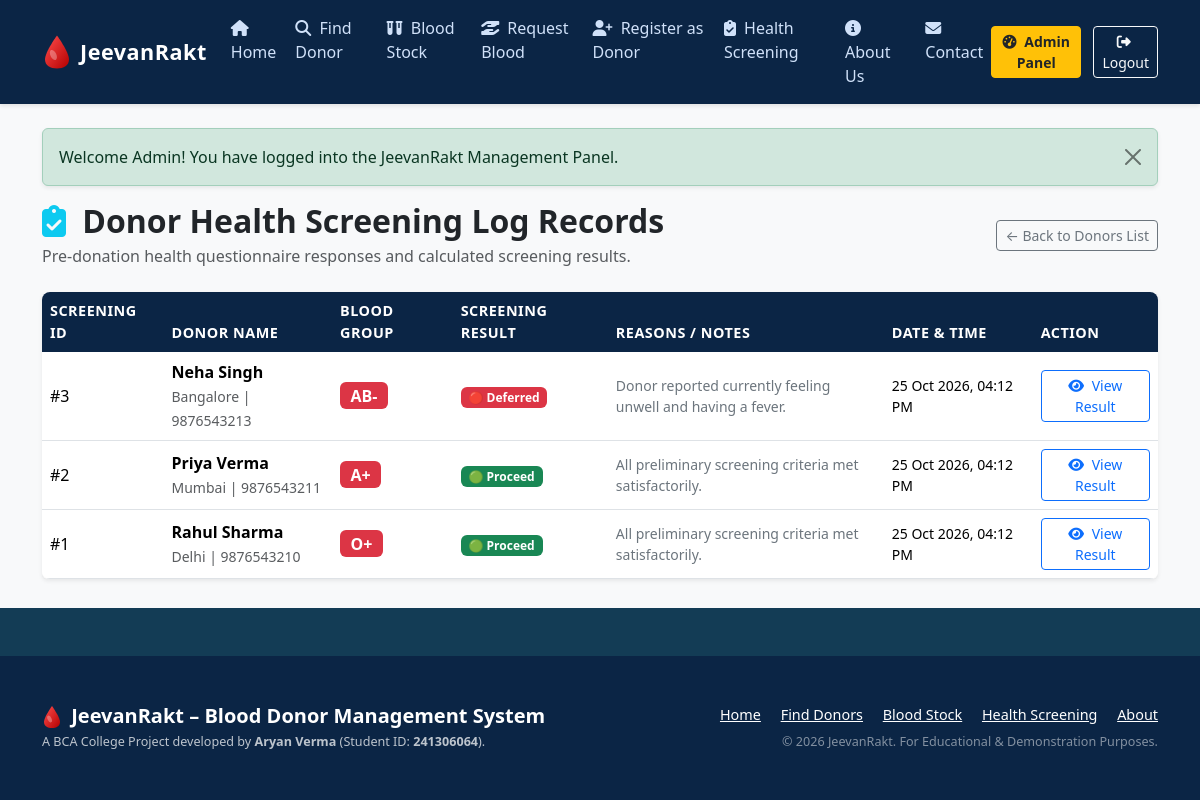
/admin/donor-screening.php (signed in), run on the app's committed database.
### tables this page shows
CREATE TABLE `donor_screening` (
  `id` INT AUTO_INCREMENT PRIMARY KEY,
  `donor_id` INT NOT NULL,
  `unwell` ENUM('yes', 'no') DEFAULT 'no',
  `fever` ENUM('yes', 'no') DEFAULT 'no',
  `cold_flu` ENUM('yes', 'no') DEFAULT 'no',
  `infection` ENUM('yes', 'no') DEFAULT 'no',
  `antibiotics` ENUM('yes', 'no') DEFAULT 'no',
  `hiv_history` ENUM('yes', 'no') DEFAULT 'no',
  `hepatitis_history` ENUM('yes', 'no') DEFAULT 'no',
  `bleeding_disorder` ENUM('yes', 'no') DEFAULT 'no',
  `heart_condition` ENUM('yes', 'no') DEFAULT 'no',
  `diabetes` ENUM('yes', 'no') DEFAULT 'no',
  `medical_condition` ENUM('yes', 'no') DEFAULT 'no',
  `medication` ENUM('yes', 'no') DEFAULT 'no',
  `blood_thinner` ENUM('yes', 'no') DEFAULT 'no',
  `hiv_meds` ENUM('yes', 'no') DEFAULT 'no',
  `smoking` ENUM('yes', 'no') DEFAULT 'no',
  `tobacco` ENUM('yes', 'no') DEFAULT 'no',
  `alcohol` ENUM('yes', 'no') DEFAULT 'no',
  `recent_surgery` ENUM('yes', 'no') DEFAULT 'no',
  `dental_procedure` ENUM('yes', 'no') DEFAULT 'no',
  `tattoo` ENUM('yes', 'no') DEFAULT 'no',
  `piercing` ENUM('yes', 'no') DEFAULT 'no',
  `blood_transfusion` ENUM('yes', 'no') DEFAULT 'no',
  `travel_history` ENUM('yes', 'no') DEFAULT 'no',
  `infection_exposure` ENUM('yes', 'no') DEFAULT 'no',
  `screening_result` ENUM('Proceed to Screening', 'Medical Review Required', 'Temporarily Deferred') NOT NULL,
  `deferral_reason` TEXT DEFAULT NULL,
  `screening_date` DATETIME DEFAULT CURRENT_TIMESTAMP,
  `reviewed_by` VARCHAR(100) DEFAULT 'System Preliminary Screening',
  FOREIGN KEY (`donor_id`) REFERENCES `donors`(`id`) ON DELETE CASCADE
);

CREATE TABLE `donors` (
  `id` INT AUTO_INCREMENT PRIMARY KEY,
  `user_id` INT DEFAULT NULL,
  `name` VARCHAR(100) NOT NULL,
  `gender` ENUM('Male', 'Female', 'Other') NOT NULL,
  `age` INT NOT NULL,
  `blood_group` ENUM('A+', 'A-', 'B+', 'B-', 'AB+', 'AB-', 'O+', 'O-') NOT NULL,
  `phone` VARCHAR(15) NOT NULL UNIQUE,
  `email` VARCHAR(100) NOT NULL UNIQUE,
  `city` VARCHAR(50) NOT NULL,
  `address` TEXT NOT NULL,
  `last_donation_date` DATE DEFAULT NULL,
  `status` ENUM('Available', 'Temporarily Unavailable', 'Unavailable') DEFAULT 'Available',
  `created_at` TIMESTAMP DEFAULT CURRENT_TIMESTAMP,
  FOREIGN KEY (`user_id`) REFERENCES `users`(`id`) ON DELETE SET NULL
);

### admin/donor-screening.php (the view, shortened to what this page needs)
<?php
require_once __DIR__ . '/../includes/header.php';
$sql = "SELECT s.*, d.name AS donor_name, d.blood_group, d.phone, d.city
        FROM donor_screening s
        JOIN donors d ON s.donor_id = d.id";
$params = [];
$sql .= " ORDER BY s.id DESC";
try {
    $stmt = $pdo->prepare($sql);
    $stmt->execute($params);
    $screenings = $stmt->fetchAll();
} catch (PDOException $e) {
    $screenings = [];
}
?>
<div class="d-flex justify-content-between align-items-center mb-4">
    <div>
        <h2 class="fw-bold text-dark mb-1">
            <i class="fa-solid fa-clipboard-check text-info me-2"></i> Donor Health Screening Log Records
        </h2>
        <p class="text-muted mb-0">Pre-donation health questionnaire responses and calculated screening results.</p>
    </div>
    <a href="donors.php" class="btn btn-outline-secondary btn-sm">
        &larr; Back to Donors List
    </a>
</div>
<div class="card border-0 shadow-sm">
    <div class="card-body p-0">
        <div class="table-responsive">
            <table class="table table-hover align-middle mb-0 custom-table">
                <thead>
                    <tr>
                        <th>Screening ID</th>
                        <th>Donor Name</th>
                        <th>Blood Group</th>
                        <th>Screening Result</th>
                        <th>Reasons / Notes</th>
                        <th>Date & Time</th>
                        <th>Action</th>
                    </tr>
                </thead>
                <tbody>
                    <?php if (empty($screenings)): ?>
                        <tr><td colspan="7" class="text-center py-4 text-muted">No health screening records found.</td></tr>
                    <?php else: ?>
                        <?php foreach ($screenings as $sc): ?>
                            <tr>
                                <td>#<?= $sc['id'] ?></td>
                                <td>
                                    <strong><?= htmlspecialchars($sc['donor_name']) ?></strong><br>
                                    <small class="text-muted"><?= htmlspecialchars($sc['city']) ?> | <?= htmlspecialchars($sc['phone']) ?></small>
                                </td>
                                <td><span class="badge bg-danger fs-6"><?= htmlspecialchars($sc['blood_group']) ?></span></td>
                                <td>
                                    <?php
                                        $res = $sc['screening_result'];
                                        if ($res === 'Proceed to Screening') echo '<span class="badge bg-success">🟢 Proceed</span>';
                                        elseif ($res === 'Medical Review Required') echo '<span class="badge bg-warning text-dark">🟡 Medical Review</span>';
                                        else echo '<span class="badge bg-danger">🔴 Deferred</span>';
                                    ?>
                                </td>
                                <td class="small text-secondary" style="max-width: 300px;">
                                    <?= nl2br(htmlspecialchars($sc['deferral_reason'])) ?>
                                </td>
                                <td class="small"><?= date('d M Y, h:i A', strtotime($sc['screening_date'])) ?></td>
                                <td>
                                    <a href="../screening-result.php?id=<?= $sc['id'] ?>" target="_blank" class="btn btn-sm btn-outline-primary">
                                        <i class="fa-solid fa-eye me-1"></i> View Result
                                    </a>
                                </td>
                            </tr>
                        <?php endforeach; ?>
                    <?php endif; ?>
                </tbody>
            </table>
        </div>
    </div>
</div>
<?php require_once __DIR__ . '/../includes/footer.php'; ?>

### css/style.css (style rules this page uses)
:root { --primary-blue: #0b2545; --secondary-blue: #133c55; --light-blue-bg: #f0f7ff; --card-blue-bg: #e8f4f8; --blood-red: #dc3545; --blood-red-dark: #b02a37; --blood-red-light: #f8d7da; --text-dark: #212529; --text-muted: #6c757d; }
body { font-family: 'Segoe UI', system-ui, -apple-system, sans-serif; background-color: #f8f9fa; color: var(--text-dark); display: flex; flex-direction: column; min-height: 100vh; }
.custom-table { background-color: #ffffff; border-radius: 8px; overflow: hidden; box-shadow: 0 1px 3px rgba(0,0,0,0.05); }
.custom-table th { background-color: var(--primary-blue); color: #ffffff; font-weight: 600; font-size: 0.9rem; text-transform: uppercase; letter-spacing: 0.5px; border: none; }

### data on the page
donor_screening: id "3", donor.name "Neha Singh", donor.city "Bangalore", donor.phone "9876543213", donor.blood_group "AB-", shows "🔴 Deferred", deferral_reason "Donor reported currently feeling unwell and having a fever.", screening_date "25 Oct 2026, 04:12 PM"
donor_screening: id "2", donor.name "Priya Verma", donor.city "Mumbai", donor.phone "9876543211", donor.blood_group "A+", shows "🟢 Proceed", deferral_reason "All preliminary screening criteria met satisfactorily.", screening_date "25 Oct 2026, 04:12 PM"
donor_screening: id "1", donor.name "Rahul Sharma", donor.city "Delhi", donor.phone "9876543210", donor.blood_group "O+", shows "🟢 Proceed", deferral_reason "All preliminary screening criteria met satisfactorily.", screening_date "25 Oct 2026, 04:12 PM"

### other printed values
$msg "Welcome Admin! You have logged into the JeevanRakt Management Panel."
